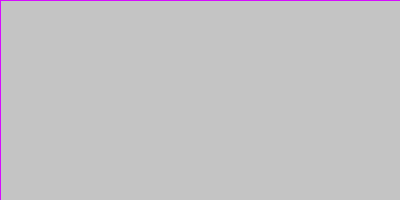
Frame 1 (no input)
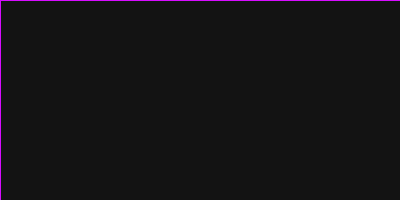
Frame 60 (the mouse pressed at the canvas centre just before this capture)
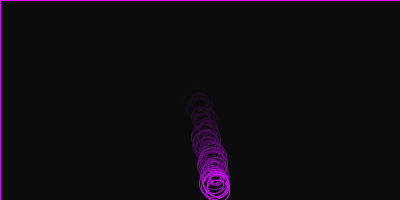
Frame 120 (the mouse held since frame 60 and released just before this capture)

The Processing sketch that drew these frames (run headless with seeded random() and noise(); from frame 60 on, the mouse is pressed at the canvas centre):

// Processing sketch: e062_bouncing_rects
// ── e062_bouncing_rects.pde
float circle_x[] = {};
float circle_y[] = {};
// how much to move the circle on each frame
float move_x[] = {};
float move_y[] = {};

void setup() {
  size(400, 200);
  stroke(#D60DFF);
}
void draw() {
  fill(0, 10);
  rect(0, 0, width, height);
  noFill();

  int i = 0;
  while (i < circle_x.length) {
    float sz = random(10, 30);
    ellipse(circle_x[i]+random(-3, 3), circle_y[i]+random(-3, 3), sz, sz);
    circle_x[i] = circle_x[i] + move_x[i];
    circle_y[i] = circle_y[i] + move_y[i];

    if (circle_x[i] > width) {
      circle_x[i] = width;
      move_x[i] = -move_x[i];
    }
    if (circle_y[i] > height) {
      circle_y[i] = 0;
      //move_y[i] = -move_y[i];
    }
    if (circle_x[i] < 0) {
      circle_x[i] = 0;
      move_x[i] = -move_x[i];
    }
    if (circle_y[i] < 0) {
      circle_y[i] = 0;
      move_y[i] = -move_y[i];
    }    
    i = i + 1;
  }
}
void mousePressed() {
  circle_x = append(circle_x, mouseX);
  circle_y = append(circle_y, mouseY);
  move_x = append(move_x, random(-1, 1));
  move_y = append(move_y, random(1, 3));
}
